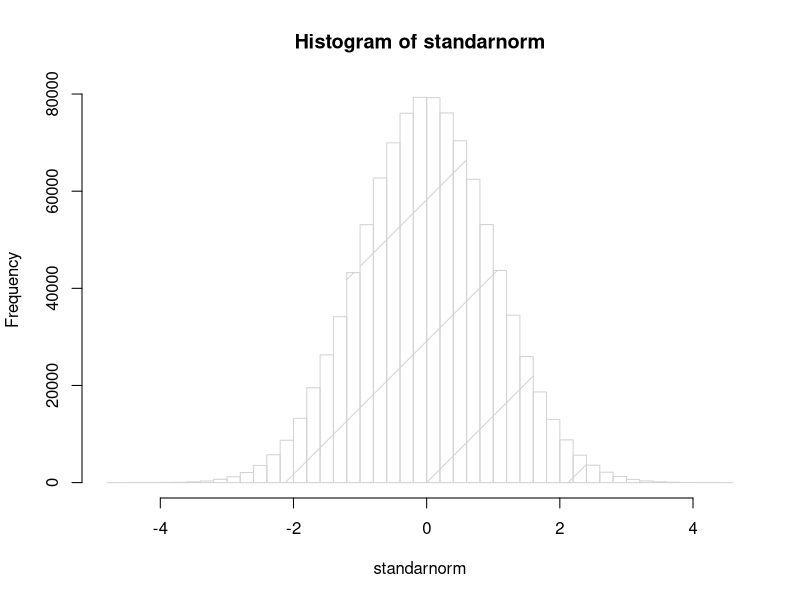

Source code (R):
## ---- chunk 1
standarnorm=rnorm(1000000, mean = 0, sd = 1)

hist(standarnorm, breaks = 50, density = TRUE)
## ---- chunk 2
pnorm(2, mean=0, sd=1)
## ---- chunk 3
pnorm(0.5, mean=0, sd=1)
## ---- chunk 4
pnorm(1.5, mean=0, sd=1)
## ---- chunk 5
qnorm(0.35, mean=0, sd=1)
## ---- chunk 6
qnorm(0.88, mean=0, sd=1)
## ---- chunk 7
qnorm(0.2, mean=0, sd=1)  
qnorm(0.8, mean=0, sd=1)
pnorm(0.8416212, mean=0, sd=1)
